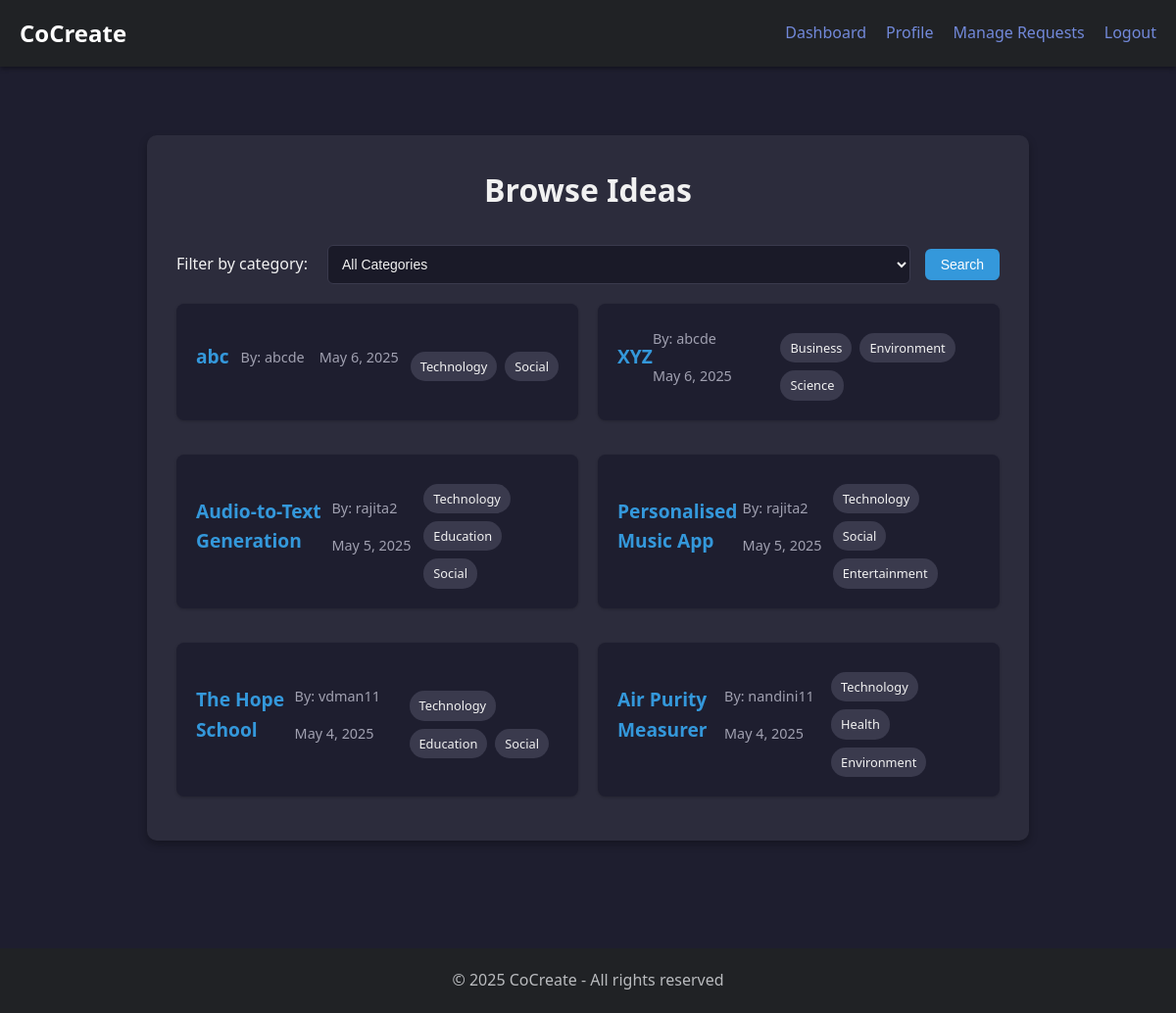
/ideas/browse-ideas/ (signed in), run on the app's committed database.
### ideas/models.py (models this page shows, shortened)
class Idea(models.Model):
    STATUS_CHOICES = [
        ('draft', 'Draft'),
        ('published', 'Published'),
    ]
    title = models.CharField(max_length=200)
    description = models.TextField()
    categories = models.ManyToManyField(Category, related_name='ideas')
    created_by = models.ForeignKey(User, on_delete=models.CASCADE, related_name='ideas')
    created_at = models.DateTimeField(auto_now_add=True)
    updated_at = models.DateTimeField(auto_now=True)
    collaborators = models.ManyToManyField(User, related_name='collaborated_ideas', blank=True)
    max_collaborators = models.IntegerField(default=3)

class Category(models.Model):
    name = models.CharField(max_length=50)
    class Meta:
        verbose_name_plural = "Categories"

### ideas/views.py (the view)
# urls.py: path('', RedirectView.as_view(pattern_name='browse_ideas', permanent=False)),
@login_required
def browse_ideas(request):
    category_id = request.GET.get('category', '')
    ideas = Idea.objects.all().order_by('-created_at')
    if category_id:
        ideas = ideas.filter(categories__id=category_id)
    categories = Category.objects.all()
    return render(request, 'ideas/browse_ideas.html', {
        'ideas': ideas,
        'categories': categories,
    })

### templates/ideas/browse_ideas.html (shortened to what this page needs)
{% extends 'base.html' %}
{% load static %}
{% block content %}
<div class="browse-ideas-container">
    <h1 class="browse-ideas-title">Browse Ideas</h1>
    <form method="get" class="search-form">
        <label for="category">Filter by category:</label>
        <select name="category" id="category">
            <option value="">All Categories</option>
        </select>
        <button type="submit">Search</button>
    </form>
    {% if ideas %}
        <ul class="ideas-list">
            {% for idea in ideas %}
                <li>
                    <a href="{% url 'idea_detail' idea.pk %}" class="idea-link">
                        {{ idea.title }}
                    </a>
                    <div class="idea-meta">
                        <span>By: {{ idea.created_by.username }}</span>
                        <span>{{ idea.created_at|date:"F j, Y" }}</span>
                     </div>
                     <div class="idea-categories">
                        {% for category in idea.categories.all %}
                            <span class="category-pill">{{ category.name }}</span>
                        {% endfor %}
                    </div>
                </li>
            {% endfor %}
        </ul>
    {% else %}
        <div class="empty-state">
            <h3>No ideas found</h3>
            <p>No ideas match your criteria.  Try selecting a different category.</p>
        </div>
    {% endif %}
</div>
{% endblock %}
{% block extra_css %}
    <link rel="stylesheet" href="{% static 'css/ideas.css' %}">
{% endblock %}

### templates/base.html (shortened to what this page needs)
<!DOCTYPE html>
<html lang="en">
<head>
    <link rel="stylesheet" href="/static/css/base.css">
    {% block extra_css %}{% endblock %}
</head>
<body>
    <header>
        <div class="container">
            <div class="logo">
                <a href="{% url 'browse_ideas' %}">CoCreate</a>
            </div>
            {% if request.resolver_match.url_name not in 'login signup' %}
            <nav>
                <ul>
                    {% if user.is_authenticated %}
                        <li><a href="{% url 'dashboard' %}">Dashboard</a></li>
                        <li><a href="{% url 'profile' %}">Profile</a></li>
                        <li><a href="{% url 'user_manage_requests' %}">Manage Requests</a></li>
                        <li><a href="{% url 'logout' %}">Logout</a></li>
                    {% else %}
                        <li><a href="{% url 'login' %}">Login</a></li>
                        <li><a href="{% url 'signup' %}">Sign Up</a></li>
                    {% endif %}
                </ul>
            </nav>
            {% endif %}
        </div>
    </header>
    <main>
        <div class="container">
            {% block content %}{% endblock %}
        </div>
    </main>
    <footer>
        <div class="container">
            <p>&copy; {% now "Y" %} CoCreate - All rights reserved</p>
        </div>
    </footer>
</body>
</html>

### static/css/base.css (style rules this page uses)
* { margin: 0; padding: 0; box-sizing: border-box; }
body { font-family: 'Segoe UI', Tahoma, Geneva, Verdana, sans-serif; line-height: 1.6; color: #dcddde; background-color: #2f3136; }
.container { width: 100%; max-width: 1200px; margin: 0 auto; padding: 0 20px; }
header { background-color: #202225; color: #fff; padding: 15px 0; box-shadow: 0 2px 5px rgba(0, 0, 0, 0.4); }
header .container { display: flex; justify-content: space-between; align-items: center; }
.logo a { font-size: 24px; font-weight: bold; color: #fff; text-decoration: none; }
nav ul { display: flex; list-style: none; }
nav ul li { margin-left: 20px; }
nav ul li a { color: #7289da; text-decoration: none; font-weight: 500; transition: color 0.3s; }
main { min-height: calc(100vh - 150px); padding: 40px 0; }
footer { background-color: #202225; color: #b9bbbe; padding: 20px 0; text-align: center; margin-top: 40px; }
.ideas-list { display: grid; grid-template-columns: repeat(auto-fill, minmax(300px, 1fr)); gap: 20px; margin-top: 20px; }
.idea-meta { font-size: 14px; color: #b9bbbe; margin-bottom: 10px; }
.search-form { display: flex; gap: 10px; margin-bottom: 15px; }
footer p { margin: 0; }

### data on the page
Idea: title "abc", created_by.username "abcde", created_at "May 6, 2025"
Category: name "Technology"
Category: name "Social"
Idea: title "XYZ", created_by.username "abcde", created_at "May 6, 2025"
Category: name "Business"
Category: name "Environment"
Category: name "Science"
Idea: title "Audio-to-Text Generation", created_by.username "rajita2", created_at "May 5, 2025"
Category: name "Education"
Idea: title "Personalised Music App", created_by.username "rajita2", created_at "May 5, 2025"
Category: name "Entertainment"
Idea: title "The Hope School", created_by.username "vdman11", created_at "May 4, 2025"
Idea: title "Air Purity Measurer", created_by.username "nandini11", created_at "May 4, 2025"
Category: name "Health"
